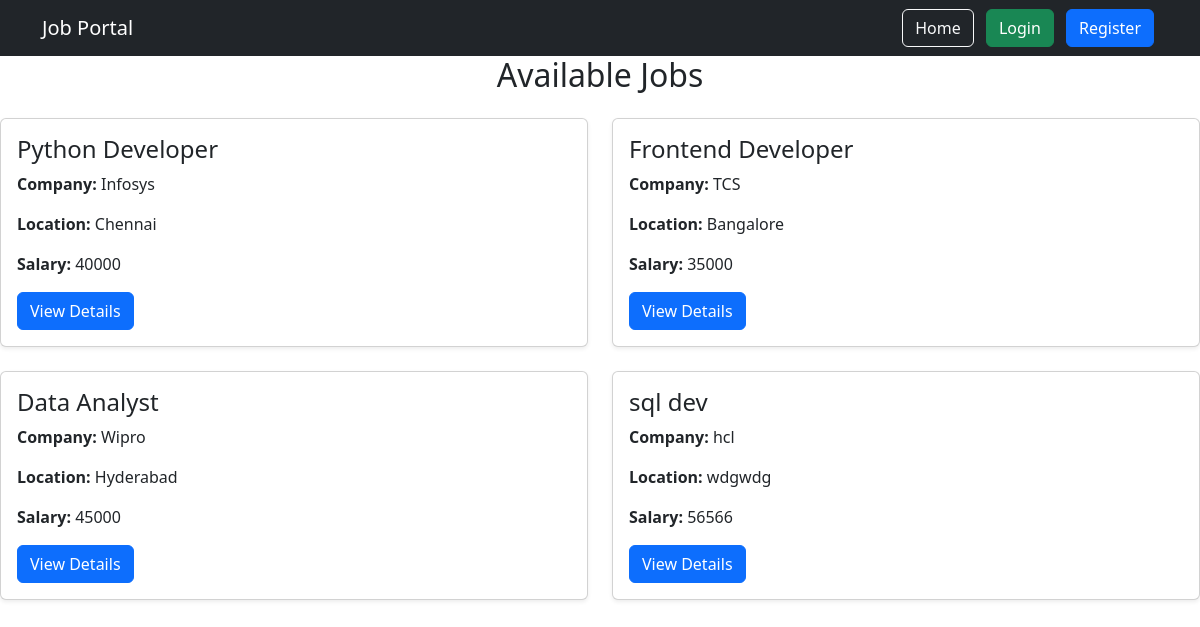
The app's page /jobs/, older data.
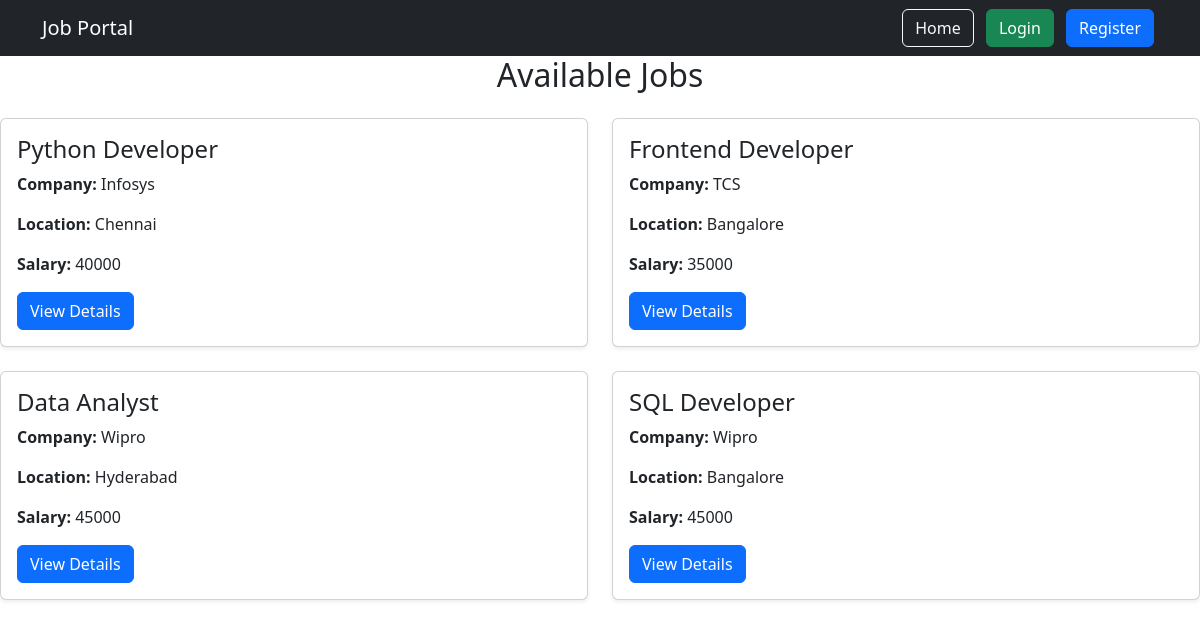
The same page, newer data.
### Jobs/models.py (models this page shows, shortened)
class Job(models.Model):
    title = models.CharField(max_length=100)
    company = models.CharField(max_length=100)
    location = models.CharField(max_length=100)
    salary = models.IntegerField()
    description = models.TextField()

### Jobs/views.py (the view)
# urls.py: path('jobs/', views.job_list, name='jobs'),
def job_list(request):
    jobs = Job.objects.all()
    return render(request, 'job_list.html', {'jobs': jobs})

### templates/job_list.html
{% extends 'base.html' %}
{% block content %}
<center><h2 class="mb-4">Available Jobs</h2></center>
<div class="row">
    {% for job in jobs %}
    <div class="col-md-6 mb-4">
        <div class="card shadow-sm h-100">
            <div class="card-body">
                <h4 class="card-title">{{ job.title }}</h4>
                <p><strong>Company:</strong> {{ job.company }}</p>
                <p><strong>Location:</strong> {{ job.location }}</p>
                <p><strong>Salary:</strong> {{ job.salary }}</p>
                <a href="/job/{{ job.id }}/" class="btn btn-primary">
                    View Details
                </a>
            </div>
        </div>
    </div>
    {% endfor %}
</div>
{% endblock %}

Row changes from the older to the newer data that the page shows:
changed Job: title "sql dev" → "SQL Developer"; company "hcl" → "Wipro"; location "wdgwdg" → "Bangalore"; salary "56566" → "45000"
